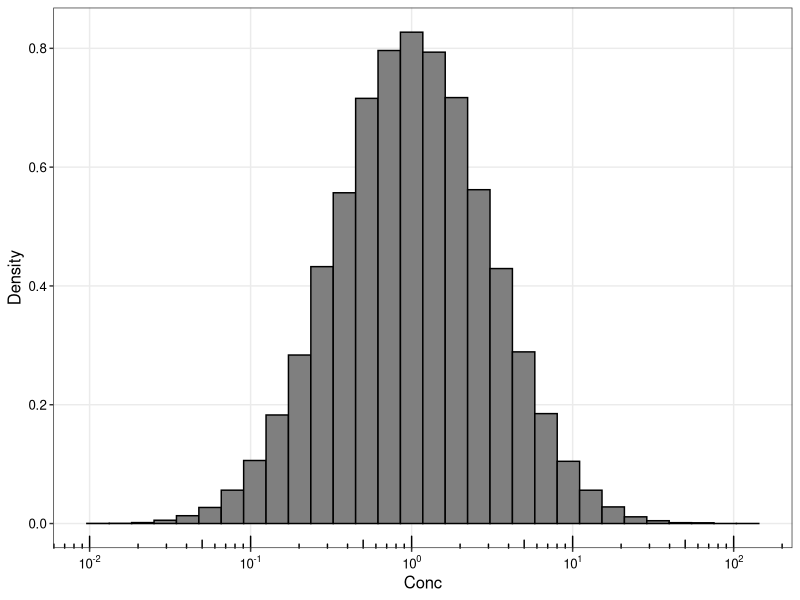
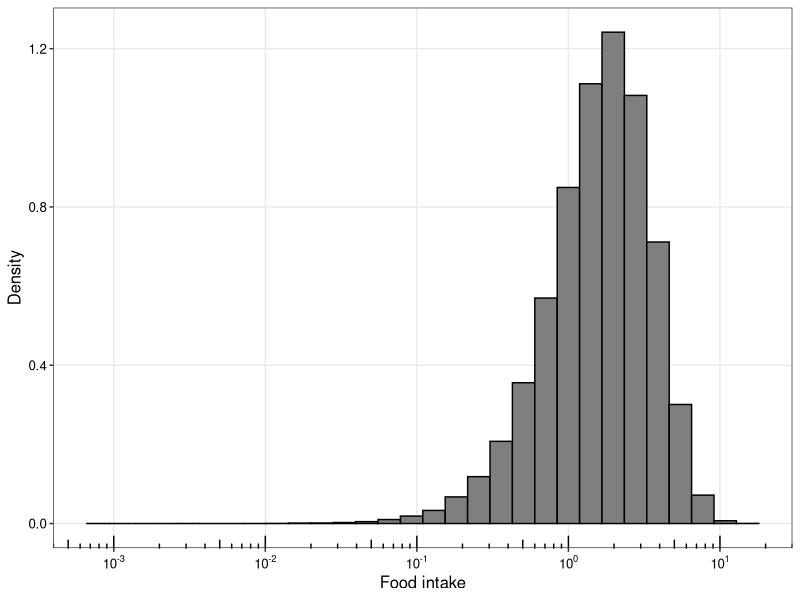
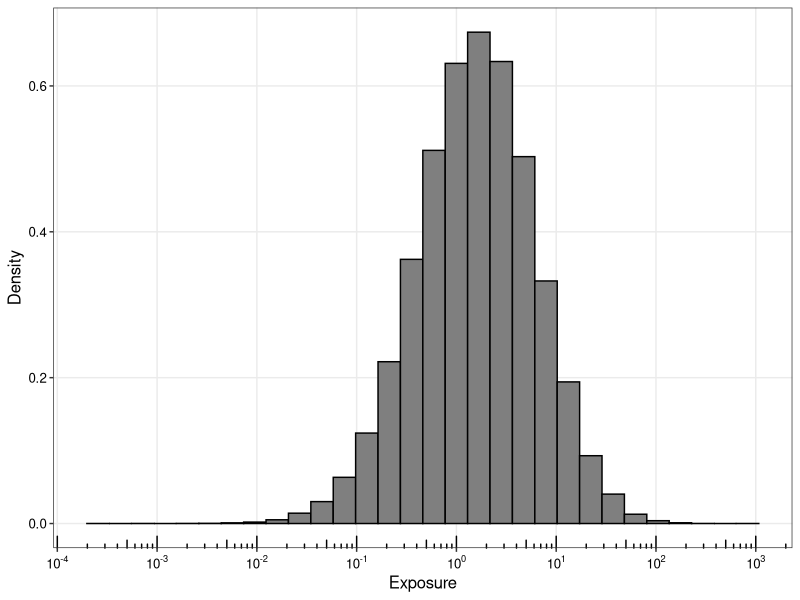
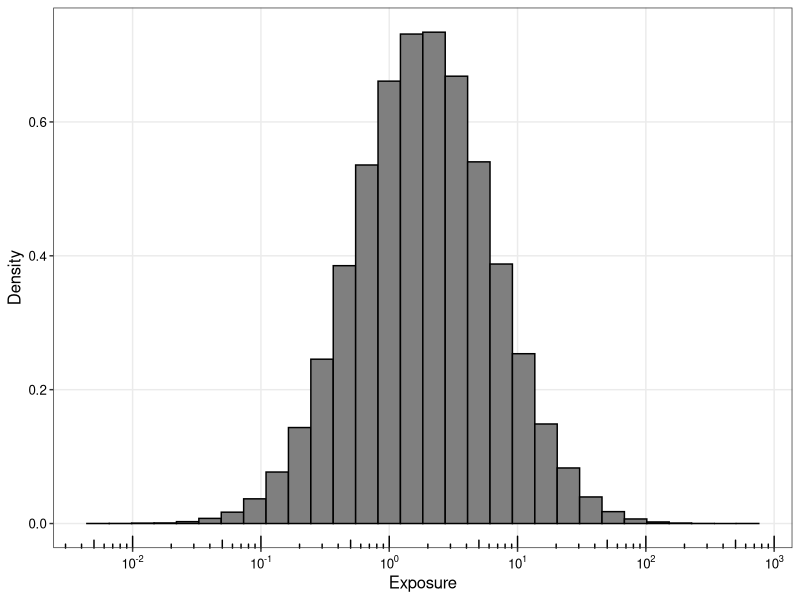

Reproduce these figures in R, in order.
## ---- chunk 1
library(tidyverse) 
library(scales) # 対数軸を使用する際に必要

# ggplot2の設定
theme_set(
  theme_bw() +
  theme(
    panel.grid.minor = element_line(linetype = "blank"), 
    axis.text = element_text(colour = "black"),
    legend.position="bottom",
    text=element_text(size=12)
  )
)
## ---- chunk 2
# シード値を固定
set.seed(123)

# MCSの回数を指定
N_sim <- 10^5

# ある食品(群)1のばく露量を計算するためのデータフレームを作成
df.Exp1 <- data.frame(
  ID = seq(1,N_sim, by=1),
  Conc = NA,
  Food_int = NA,
  Exposure = NA
)

# 濃度は対数正規分布を仮定する
GM <- 1
GSD <- 3
df.Exp1$Conc <- rlnorm(N_sim, meanlog = log(GM), sdlog = log(GSD))

# 喫食量はガンマ分布を仮定する
shape <- 2
rate <- 1
df.Exp1$Food_int <- rgamma(N_sim, shape = shape, rate = rate)

# ばく露量を計算する
df.Exp1$Exposure <- df.Exp1$Conc * df.Exp1$Food_int

# ヒストグラムを作図
df.Exp1 %>% ggplot(aes(x=Conc, y=..density..)) +
  geom_histogram(colour="black", fill="gray50") +
  annotation_logticks(sides = "b") + # l で左だけ，trblだと上下左右にtickが入る
  scale_x_log10( # y軸を対数軸に
    breaks = 10^(-30:7),
    labels = trans_format("log10", math_format(10^.x)) # y軸の表記を10^x
  ) +
  xlab("Conc") + ylab("Density")

df.Exp1 %>% ggplot(aes(x=Food_int, y=..density..)) +
  geom_histogram(colour="black", fill="gray50") +
  annotation_logticks(sides = "b") + # l で左だけ，trblだと上下左右にtickが入る
  scale_x_log10( # y軸を対数軸に
    breaks = 10^(-30:7),
    labels = trans_format("log10", math_format(10^.x)) # y軸の表記を10^x
  ) +
  xlab("Food intake") + ylab("Density")

df.Exp1 %>% ggplot(aes(x=Exposure, y=..density..)) +
  geom_histogram(colour="black", fill="gray50") +
  annotation_logticks(sides = "b") + # l で左だけ，trblだと上下左右にtickが入る
  scale_x_log10( # x軸を対数軸に
    breaks = 10^(-30:7),
    labels = trans_format("log10", math_format(10^.x)) # x軸の表記を10^xに
  ) +
  xlab("Exposure") + ylab("Density")
## ---- chunk 3
# ある食品(群)1のばく露量を計算するためのデータフレームを作成
df.Exp2 <- data.frame(
  ID = seq(1,N_sim, by=1),
  Conc = NA,
  Food_int = NA,
  Exposure = NA
)

# 濃度は対数正規分布を仮定する
df.Exp2$Conc <- rlnorm(N_sim, meanlog = log(0.2), sdlog = log(4))

# 喫食量はガンマ分布を仮定する
df.Exp2$Food_int <- rgamma(N_sim, shape = 1, rate = 2)

df.Exp2$Exposure <- df.Exp2$Conc * df.Exp2$Food_int
## ---- chunk 4
df.Exp_all <- data.frame(
  FG1 = df.Exp1$Exposure,
  FG2 = df.Exp2$Exposure,
  Total = NA
)

df.Exp_all$Total <- df.Exp_all$FG1 + df.Exp_all$FG2

df.Exp_all %>% ggplot(aes(x=Total, y=..density..)) +
  geom_histogram(colour="black", fill="gray50") +
  annotation_logticks(sides = "b") + # l で左だけ，trblだと上下左右にtickが入る
  scale_x_log10( # y軸を対数軸に
    breaks = 10^(-30:7),
    labels = trans_format("log10", math_format(10^.x)) # y軸の表記を10^x
  ) +
  xlab("Exposure") + ylab("Density")

write.csv(df.Exp_all, "df.Exp_all.csv")
## ---- chunk 5
sessionInfo()
